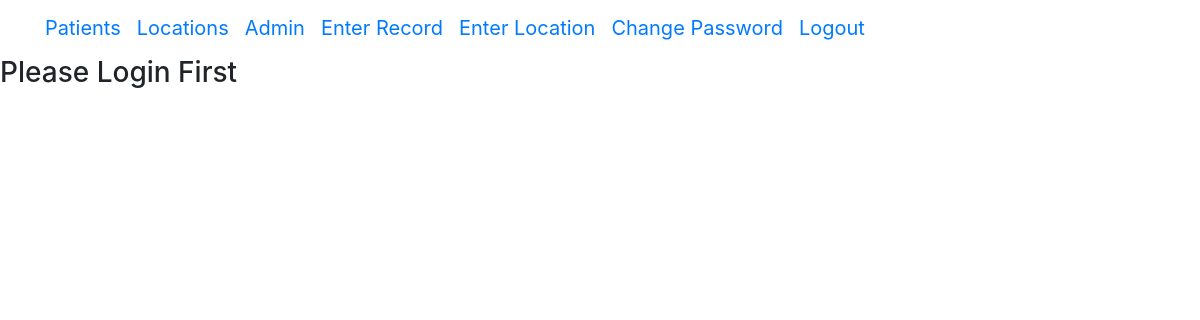
/covidapp/index/ (signed in), run on an earlier commit of the app's database.
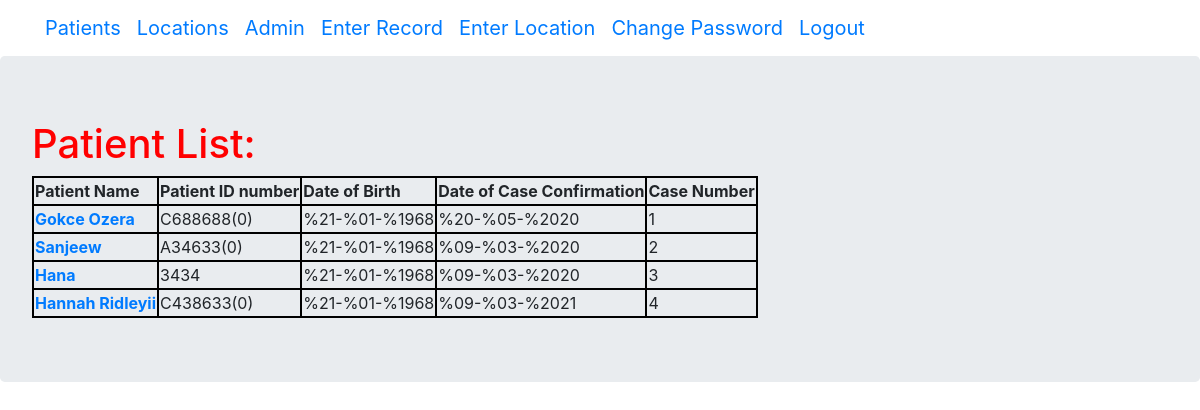
And on a later commit of the database.
### covidapp/models.py (models this page shows, shortened)
class Patient(models.Model):
    name = models.CharField(max_length=200)
    idn = models.CharField(max_length=200, unique=True)
    date_of_birth = models.DateField()
    date_of_confirm = models.DateField()
    case_number = models.IntegerField()

### covidapp/views.py (the view)
# urls.py: path('index/', views.index, name='index'),
def index(request):
    patient_dict = Patient.objects.order_by('case_number')
    my_dict = {'patients':patient_dict}
    return render(request, 'covidapp/index.html',context=my_dict)

### covidapp/templatetags/has_group.py (called while the page is built)
@register.filter(name='has_group')
def has_group(user, group_name):
    return user.groups.filter(name=group_name).exists()

### templates/covidapp/index.html
{% extends "covidapp/base.html" %}
{% block content %}
{% load has_group %}
{% if request.user|has_group:"Epidemiologists" or request.user|has_group:"Staff" %}
    <div class="jumbotron">
        {% if patients %}
        <h1>Patient List:</h1>
        <table>
            <thead>
                <th>Patient Name</th>
                <th>Patient ID number</th>
                <th>Date of Birth</th>
                <th>Date of Case Confirmation</th>
                <th>Case Number</th>
            </thead>
        {% for patient in patients %}
        <tr>
            <th><a href="{% url 'patient_detail' pk=patient.pk %}">{{patient.name}}</a></th>
            <td>{{ patient.idn }}</td>
            <td>{{ patient.date_of_birth }}</td>
            <td>{{ patient.date_of_confirm }}</td>
            <td>{{ patient.case_number }}</td>
        </tr>
        {% endfor %}
        </table>
        {% else %}
            <p>NO PATIENT RECORDS FOUND!</p>
        {% endif %}
    </div>
{% else %}
<h3>Please Login First</h3>
{% endif %}
{% endblock %}

### templates/covidapp/base.html (shortened to what this page needs)
<!DOCTYPE html>
{% load static %}
<html>
    <head>
        <link rel="stylesheet" href="https://stackpath.bootstrapcdn.com/bootstrap/4.4.1/css/bootstrap.min.css">
        <link rel="stylesheet" href="{% static "css/mystyle.css" %}"/>
        <nav class="navbar navbar-default">
            <div class="container">
                <ul class="nav navbar-nav flex-row">
                    <li><a class="navbar-brand bigbrand" href="{% url 'index' %}">Patients</a></li>
                    <li><a class="navbar-brand bigbrand" href="{% url 'location_list' %}">Locations</a></li>
                    <li><a class="navbar-brand bigbrand" href="{% url 'admin:index' %}">Admin</a></li>
                    <li><a class="navbar-brand bigbrand" href="{% url 'patient_new' %}">Enter Record</a></li>
                    <li><a class="navbar-brand bigbrand" href="{% url 'location_new' %}">Enter Location</a></li>
                    <li><a class="navbar-brand bigbrand" href="{% url 'password_change' %}">Change Password</a></li>
                    <li><a class="navbar-brand bigbrand" href="{% url 'logout' %}">Logout</a></li>
                </ul>
            </div>
        </nav>
        {% block content %}
        {% endblock %}
    </head>
</html>

### static/css/mystyle.css (style rules this page uses)
h1 { color:red; }
table,th,td { border: 2px solid black; }

What changed in the data, as far as the page shows it:
now on this page (row edited): Patient: name "Gokce Ozera", idn "C688688(0)", date_of_birth "%21-%01-%1968", date_of_confirm "%20-%05-%2020", case_number "1"
added Patient: name "Sanjeew", idn "A34633(0)", date_of_birth "%21-%01-%1968", date_of_confirm "%09-%03-%2020", case_number "2"
added Patient: name "Hana", idn "3434", date_of_birth "%21-%01-%1968", date_of_confirm "%09-%03-%2020", case_number "3"
added Patient: name "Hannah Ridleyii", idn "C438633(0)", date_of_birth "%21-%01-%1968", date_of_confirm "%09-%03-%2021", case_number "4"
Also different on the page:
text no longer shown: "Please Login First"
text now shown: "Patient List: Patient Name Patient ID number Date of Birth Date of Case Confirmation Case Number"
